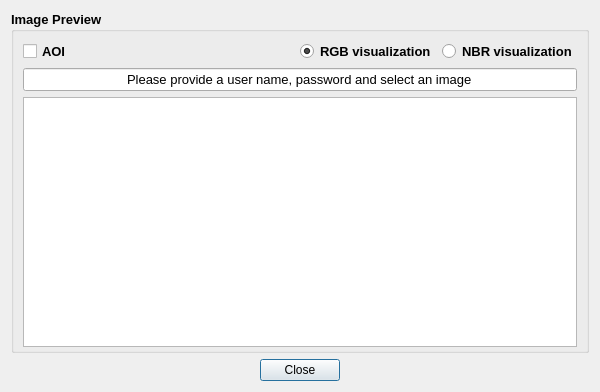
<?xml version="1.0" encoding="UTF-8"?>
<ui version="4.0">
 <class>Layer_Preview</class>
 <widget class="QDialog" name="Layer_Preview">
  <property name="geometry">
   <rect>
    <x>0</x>
    <y>0</y>
    <width>600</width>
    <height>392</height>
   </rect>
  </property>
  <property name="sizePolicy">
   <sizepolicy hsizetype="Expanding" vsizetype="Expanding">
    <horstretch>0</horstretch>
    <verstretch>0</verstretch>
   </sizepolicy>
  </property>
  <property name="minimumSize">
   <size>
    <width>600</width>
    <height>300</height>
   </size>
  </property>
  <property name="windowTitle">
   <string>Layer_Preview</string>
  </property>
  <layout class="QGridLayout" name="gridLayout">
   <item row="2" column="0">
    <layout class="QHBoxLayout" name="horizontalLayout">
     <item>
      <widget class="QPushButton" name="btnClose">
       <property name="sizePolicy">
        <sizepolicy hsizetype="Fixed" vsizetype="Fixed">
         <horstretch>0</horstretch>
         <verstretch>0</verstretch>
        </sizepolicy>
       </property>
       <property name="palette">
        <palette>
         <active>
          <colorrole role="PlaceholderText">
           <brush brushstyle="SolidPattern">
            <color alpha="128">
             <red>85</red>
             <green>170</green>
             <blue>255</blue>
            </color>
           </brush>
          </colorrole>
         </active>
         <inactive>
          <colorrole role="PlaceholderText">
           <brush brushstyle="SolidPattern">
            <color alpha="128">
             <red>85</red>
             <green>170</green>
             <blue>255</blue>
            </color>
           </brush>
          </colorrole>
         </inactive>
         <disabled>
          <colorrole role="PlaceholderText">
           <brush brushstyle="SolidPattern">
            <color alpha="128">
             <red>85</red>
             <green>170</green>
             <blue>255</blue>
            </color>
           </brush>
          </colorrole>
         </disabled>
        </palette>
       </property>
       <property name="layoutDirection">
        <enum>Qt::LeftToRight</enum>
       </property>
       <property name="text">
        <string>Close</string>
       </property>
      </widget>
     </item>
    </layout>
   </item>
   <item row="0" column="0">
    <widget class="QGroupBox" name="groupBox">
     <property name="sizePolicy">
      <sizepolicy hsizetype="Expanding" vsizetype="Expanding">
       <horstretch>0</horstretch>
       <verstretch>0</verstretch>
      </sizepolicy>
     </property>
     <property name="font">
      <font>
       <pointsize>10</pointsize>
       <weight>75</weight>
       <bold>true</bold>
      </font>
     </property>
     <property name="title">
      <string>Image Preview  </string>
     </property>
     <property name="flat">
      <bool>false</bool>
     </property>
     <property name="checkable">
      <bool>false</bool>
     </property>
     <layout class="QGridLayout" name="gridLayout_2">
      <item row="2" column="0">
       <widget class="QGraphicsView" name="graphicsView">
        <property name="minimumSize">
         <size>
          <width>550</width>
          <height>250</height>
         </size>
        </property>
       </widget>
      </item>
      <item row="0" column="0">
       <layout class="QHBoxLayout" name="horizontalLayout_6">
        <item>
         <widget class="QCheckBox" name="checkBox_AOI">
          <property name="text">
           <string>AOI</string>
          </property>
         </widget>
        </item>
        <item>
         <spacer name="horizontalSpacer">
          <property name="orientation">
           <enum>Qt::Horizontal</enum>
          </property>
          <property name="sizeHint" stdset="0">
           <size>
            <width>40</width>
            <height>20</height>
           </size>
          </property>
         </spacer>
        </item>
        <item>
         <widget class="QRadioButton" name="radioButton_RGB">
          <property name="text">
           <string>RGB visualization</string>
          </property>
          <property name="checked">
           <bool>true</bool>
          </property>
         </widget>
        </item>
        <item>
         <widget class="QRadioButton" name="radioButton_NBR">
          <property name="text">
           <string>NBR visualization</string>
          </property>
         </widget>
        </item>
       </layout>
      </item>
      <item row="1" column="0">
       <widget class="QLineEdit" name="lineEdit">
        <property name="palette">
         <palette>
          <active>
           <colorrole role="WindowText">
            <brush brushstyle="SolidPattern">
             <color alpha="255">
              <red>255</red>
              <green>0</green>
              <blue>0</blue>
             </color>
            </brush>
           </colorrole>
          </active>
          <inactive>
           <colorrole role="WindowText">
            <brush brushstyle="SolidPattern">
             <color alpha="255">
              <red>255</red>
              <green>0</green>
              <blue>0</blue>
             </color>
            </brush>
           </colorrole>
          </inactive>
          <disabled>
           <colorrole role="WindowText">
            <brush brushstyle="SolidPattern">
             <color alpha="255">
              <red>120</red>
              <green>120</green>
              <blue>120</blue>
             </color>
            </brush>
           </colorrole>
          </disabled>
         </palette>
        </property>
        <property name="font">
         <font>
          <pointsize>10</pointsize>
          <weight>50</weight>
          <bold>false</bold>
         </font>
        </property>
        <property name="text">
         <string>Please provide a user name, password and select an image</string>
        </property>
        <property name="alignment">
         <set>Qt::AlignCenter</set>
        </property>
       </widget>
      </item>
     </layout>
    </widget>
   </item>
  </layout>
 </widget>
 <resources/>
 <connections/>
</ui>
